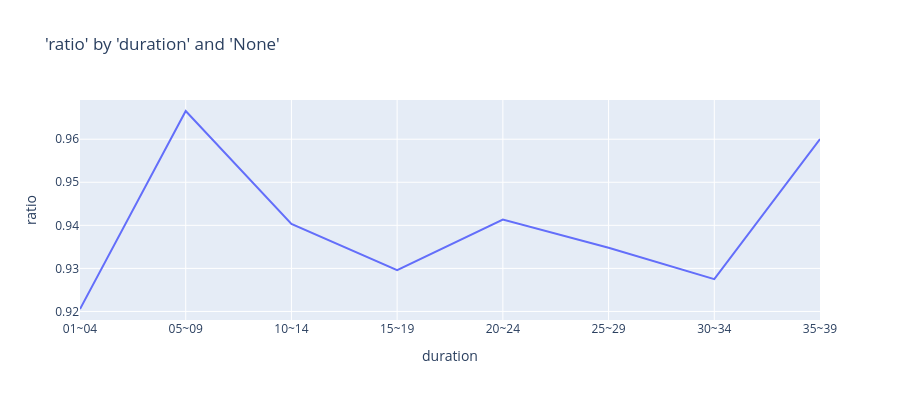

The notebook cell saved with this chart:
### Code cell
charters.chart(
    df=model_data,
    x_axis="duration",
    y_axis="ratio",
    numerator="death_claim_amount",
    denominator="exp_amt_neural",
    x_bins=8,
    type="line",
)

### Figure 1 — Plotly figure (JSON) as saved in the notebook; plotly's stock layout.template omitted (floating-point values rounded to 4 significant figures)
{"data": [{"hovertemplate": "duration=%{x}<br>ratio=%{y}<extra></extra>", "legendgroup": "", "line": {"color": "#636efa", "dash": "solid"}, "marker": {"symbol": "circle"}, "mode": "lines", "name": "", "orientation": "v", "showlegend": false, "type": "scatter", "x": ["01~04", "05~09", "10~14", "15~19", "20~24", "25~29", "30~34", "35~39"], "xaxis": "x", "y": [0.9206, 0.9666, 0.9403, 0.9296, 0.9414, 0.9348, 0.9275, 0.96], "yaxis": "y"}], "layout": {"height": 400, "legend": {"tracegroupgap": 0}, "title": {"text": "'ratio' by 'duration' and 'None'"}, "xaxis": {"anchor": "y", "domain": [0, 1], "title": {"text": "duration"}}, "yaxis": {"anchor": "x", "domain": [0, 1], "title": {"text": "ratio"}, "type": "-"}}}
